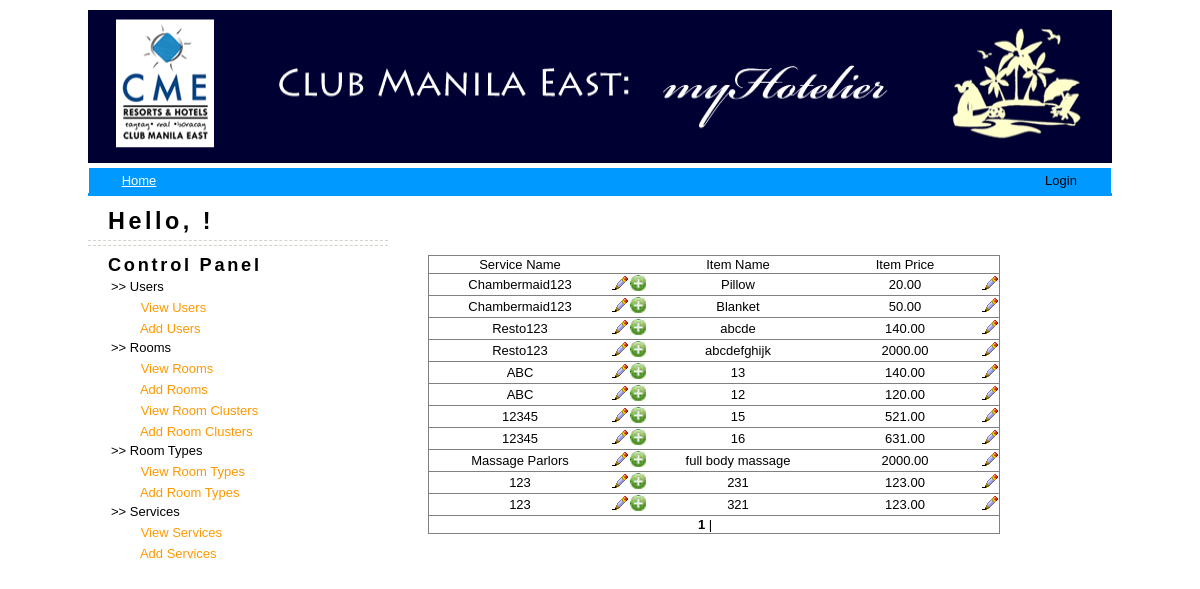
The page /Admin/viewServices.php on the database its author committed.
### tables this page shows
CREATE TABLE `SERVICE_ITEM` (
  `ITEM_ID` int(10) NOT NULL auto_increment,
  `SERVICE_ID` int(10) NOT NULL,
  `ITEM_NAME` varchar(20) NOT NULL,
  `ITEM_PRICE` float(10,2) NOT NULL,
  `DATE_EFFECT` timestamp NULL default CURRENT_TIMESTAMP on update CURRENT_TIMESTAMP,
  PRIMARY KEY  (`ITEM_ID`),
  KEY `SERVICE_ID` (`SERVICE_ID`)
);

CREATE TABLE `SERVICE` (
  `SERVICE_ID` int(10) NOT NULL auto_increment,
  `SERVICE_NAME` varchar(20) NOT NULL,
  PRIMARY KEY  (`SERVICE_ID`)
);

### Admin/viewServices.php (the view, shortened to what this page needs)
<?php
	require "header.php";
	require "functions.php";
?>
<body>
<div id="nav">
<div id="menu">
<ul>
<li><a href="admin.php"><div id="current">Home</div></a></li>
</ul>
</div>
<div id="menu-small">
	<ul>
	<li><?php
	if($userid)  {
		$result=mysql_query("SELECT USER_FNAME from USER WHERE USER_ID=".$userid.";");
		if($result) {
			$arr=mysql_fetch_array($result);
			$username=$arr['USER_FNAME'];
		}
		echo "<a href='../logout.php'> Sign Out" ;
	}
	else {
		echo "<a href='../login.php'> Login";
	}
	?></a></li>
    </ul>
</div>
<div id="page">
	<div id="content">
		<div class="post">
			<h1 class="title"><a href="#"><h3><?php echo "Hello, $username!";?></h3></a></h1>
			<p class="meta">
            <div class="entry">
				<h2>Control Panel</h2>
            </div>
	 	</div>
	 </div>
	<div id="sidebar">
		<table BORDER=1 RULES=ROWS FRAME=BOX>
			<?php
				$result=mysql_query("SELECT * from SERVICE,SERVICE_ITEM WHERE SERVICE.SERVICE_ID=SERVICE_ITEM.SERVICE_ID ORDER BY SERVICE.SERVICE_ID");
				$totalitems=mysql_num_rows($result);
				$limit		= $_GET['limit'];
				$page		= $_GET['page'];
				if((!$limit)  || (is_numeric($limit) == false) || ($limit < 10) || ($limit > 50)) {
					 $limit = 15;
				 }
				if((!$page) || (is_numeric($page) == false) || ($page < 0) || ($page > $totalitems)) {
					  $page = 1;
				 }
				 $total_pages 	= ceil($totalitems / $limit);
				 $set_limit 	= $page * $limit - ($limit);
				 $result=mysql_query("SELECT * from SERVICE,SERVICE_ITEM WHERE SERVICE.SERVICE_ID=SERVICE_ITEM.SERVICE_ID ORDER BY SERVICE.SERVICE_ID LIMIT $set_limit, $limit");
				echo "<tr align='center'><td width='180'>Service Name</td><td></td><td></td><td width='180'>Item Name</td><td width='150'>Item Price</td><td></td></tr>";
				while($row = mysql_fetch_array($result)) {
			     echo "<tr align='center'>
				 		<td >".$row['SERVICE_NAME']."</td>
						<td><a href='editServices.php?id=".$row['SERVICE_ID']."'><img src='../images/edit.png'></img></a></td>
						<td><a href='addServices.php?id=".$row['SERVICE_ID']."'><img src='../images/add.jpg'></img></a></td>
						<td >".$row['ITEM_NAME']."</td>
						<td>".$row['ITEM_PRICE']."</td>
						<td><a href='editItems.php?id=".$row['ITEM_ID']."'><img src='../images/edit.png'></img></a></td>";
							echo "</tr>";
				}
				echo "<tr ><td colspan=5 align=center>";
				for($a = 1; $a <= $total_pages; $a++) {
				   if($a == $page) {
					  echo("<b> $a</b> | ");
				   }
				   else {
				  		echo("  <a href=viewTypes.php?limit=$limit&page=$a> $a </a> | ");
				   }
				}
				echo "</td></tr>";
			?>
		</table>
  	</div>
</div>
</body>
</html>

### Admin/style.css (style rules this page uses)
body { margin: 0; background: url(../images/img01.jpg) repeat-x left top; font-family: "Trebuchet MS", Arial, Helvetica, sans-serif; font-size: 13px; color:#000000; }
img { border:none; }
h1, h2, h3 { margin: 0; letter-spacing: .15em; font-family:Arial, Helvetica, sans-serif; }
h1 { font-size: 1.8em; }
h2 { font-size: 1.4em; }
h3 { font-size: 1em; }
p, ul, ol { margin-top: 0; line-height: 180%; }
a { text-decoration: none; color:#FF9900; }
#nav { width:1024px; height:28px; background-color:#0099FF; margin: 100px auto; }
#current { color:#FFFFFF; text-decoration:underline; }
#menu { margin:0px; list-style:none; width:auto; }
#menu ul { margin: 0; margin-right: 0px; padding: 0; list-style: none; line-height: normal; }
#menu li { display:inline; }
#menu a { text-decoration:none; padding:5px 0; width:100px; background-color:none; color:#000000; float:left; text-align:center; border-left:1px solid #fff; }
#menu-small { margin:0px; list-style:none; }
#menu-small ul { margin: 0; margin-right: 0px; padding: 0; list-style:none; line-height: normal; }
#menu-small li { display:inline; }
#menu-small a { text-align:center; text-decoration:none; padding: 5px 0; color:#000000; background-color:none; width:100px; float:right; border-right:1px solid #fff; font:Verdana, Arial, Helvetica, sans-serif; }
#page { width: 964px; margin: 0px 0px; padding-top: 20px; }
#content { width: 300px; margin-top:20px; }
.post .title { margin-top: 0px; padding: 0px 0 5px 20px; color: #5C5C5C; }
.post .title a { background: none; color:#000000; }
.post .meta { padding: 2px 20px; border-top: 1px dashed #D2D4C9; border-bottom: 1px dashed #D2D4C9; text-transform: uppercase; text-align: left; font-family: Arial, Helvetica, sans-serif; font-size: 9px; }
.post .entry { padding: 0px 20px; text-align: justify; float:left; height: 450px; }
.post p { text-decoration:none; align:left; }
#sidebar { width: 600px; float:left; }
#sidebar a { color: #787878; }

### rows shown on the page
service_item: SERVICE_ID.SERVICE_NAME "Chambermaid123", ITEM_NAME "Pillow", ITEM_PRICE "20.00"
service_item: SERVICE_ID.SERVICE_NAME "Chambermaid123", ITEM_NAME "Blanket", ITEM_PRICE "50.00"
service_item: SERVICE_ID.SERVICE_NAME "Resto123", ITEM_NAME "abcde", ITEM_PRICE "140.00"
service_item: SERVICE_ID.SERVICE_NAME "Resto123", ITEM_NAME "abcdefghijk", ITEM_PRICE "2000.00"
service_item: SERVICE_ID.SERVICE_NAME "ABC", ITEM_NAME "13", ITEM_PRICE "140.00"
service_item: SERVICE_ID.SERVICE_NAME "ABC", ITEM_NAME "12", ITEM_PRICE "120.00"
service_item: SERVICE_ID.SERVICE_NAME "12345", ITEM_NAME "15", ITEM_PRICE "521.00"
service_item: SERVICE_ID.SERVICE_NAME "12345", ITEM_NAME "16", ITEM_PRICE "631.00"
service_item: SERVICE_ID.SERVICE_NAME "Massage Parlors", ITEM_NAME "full body massage", ITEM_PRICE "2000.00"
service_item: SERVICE_ID.SERVICE_NAME "123", ITEM_NAME "231", ITEM_PRICE "123.00"
service_item: SERVICE_ID.SERVICE_NAME "123", ITEM_NAME "321", ITEM_PRICE "123.00"
